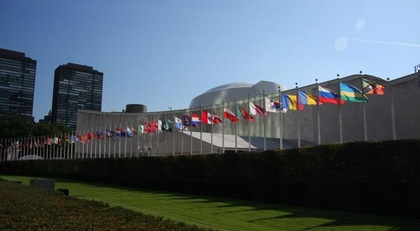
%> input picture images_object_removed/removed/ucid00001.jpg, 420 x 231 px, shrunk from 1024 x 563 before the run; its folder holds only this picture in this run
$ octave generateRemovedObjects.m   (GNU Octave 9; MATLAB toolbox functions it lacks are replaced by stand-ins)
%> lines starting %> are read from the running program, lines starting %| are printed output that depends on the picture
### code/scan_directory.m
function [sequence] = scan_directory(dir, jpeg)
%> called with dir = '../images_object_removed/removed', jpeg = true
% SCAN_DIRECTORY scans a directory for images matching the following
% pattern:
%   ucid00001.tif, ucid00002.tif, ucid00003.jpg ...
% and returns an ordered cell array of the full file paths to the images

sequence = cell(0, 0);

i = 0;
if jpeg
    mask = 'ucid%05d.jpg';
else
    mask = 'ucid%05d.tif';
end

while true
    i = i + 1;

    image_name = sprintf(mask, i);

    if ~exist(fullfile(dir, image_name), 'file')
        break;
    end;

    sequence{i} = fullfile(dir, image_name);

end;

### code/compute_features.m
function features = compute_features(I)
    spoints=[ -1 0; -1 1; -0 1;  1 1; 1 0;1 -1;0 -1; -1 -1];
    neighbors=8;
    mapping=0;
    mode='nh';

    I=rgb2gray(I);
    d=lbp(I,spoints,neighbors,mapping,mode);

    [c1, x]=Energy_features(d);
    c2=HalfSeam_features(x);
    c3=Seam_features(x);
    c4=Noise_features(d);
    features=[c1 c2 c3 c4];
end

### code/lbp.m
%LBP returns the local binary pattern image or LBP histogram of an image.
%  J = LBP(I,R,N,MAPPING,MODE) returns either a local binary pattern
%  coded image or the local binary pattern histogram of an intensity
%  image I. The LBP codes are computed using N sampling points on a
%  circle of radius R and using mapping table defined by MAPPING.
%  See the getmapping function for different mappings and use 0 for
%  no mapping. Possible values for MODE are
%       'h' or 'hist'  to get a histogram of LBP codes
%       'nh'           to get a normalized histogram
%  Otherwise an LBP code image is returned.
%
%  J = LBP(I) returns the original (basic) LBP histogram of image I
%
%  J = LBP(I,SP,MAPPING,MODE) computes the LBP codes using n sampling
%  points defined in (n * 2) matrix SP. The sampling points should be
%  defined around the origin (coordinates (0,0)).
%
%  Examples
%  --------
%       I=imread('rice.png');
%       mapping=getmapping(8,'u2');
%       H1=LBP(I,1,8,mapping,'h'); %LBP histogram in (8,1) neighborhood
%                                  %using uniform patterns
%       subplot(2,1,1),stem(H1);
%
%       H2=LBP(I);
%       subplot(2,1,2),stem(H2);
%
%       SP=[-1 -1; -1 0; -1 1; 0 -1; -0 1; 1 -1; 1 0; 1 1];
%       I2=LBP(I,SP,0,'i'); %LBP code image using sampling points in SP
%                           %and no mapping. Now H2 is equal to histogram
%                           %of I2.

function result = lbp(varargin) % image,radius,neighbors,mapping,mode)
% Version 0.3.3
% Authors: Marko Heikkil?and Timo Ahonen

% Changelog
% Version 0.3.2: A bug fix to enable using mappings together with a
% predefined spoints array
% Version 0.3.1: Changed MAPPING input to be a struct containing the mapping
% table and the number of bins to make the function run faster with high number
% of sampling points. Lauge Sorensen is acknowledged for spotting this problem.


% Check number of input arguments.
error(nargchk(1,5,nargin));

image=varargin{1};
d_image=double(image);

if nargin==1
    spoints=[-1 -1; -1 0; -1 1; 0 -1; -0 1; 1 -1; 1 0; 1 1];
    neighbors=8;
    mapping=0;
    mode='h';
end

if (nargin == 2) && (length(varargin{2}) == 1)
    error('Input arguments');
end

if (nargin > 2) && (length(varargin{2}) == 1)
    radius=varargin{2};
    neighbors=varargin{3};

    spoints=zeros(neighbors,2);

    % Angle step.
    a = 2*pi/neighbors;

    for i = 1:neighbors
        spoints(i,1) = -radius*sin((i-1)*a);
        spoints(i,2) = radius*cos((i-1)*a);
    end

    if(nargin >= 4)
        mapping=varargin{4};
        if(isstruct(mapping) && mapping.samples ~= neighbors)
            error('Incompatible mapping');
        end
    else
        mapping=0;
    end

    if(nargin >= 5)
        mode=varargin{5};
    else
        mode='h';
    end
end

if (nargin > 1) && (length(varargin{2}) > 1)
    spoints=varargin{2};
    neighbors=size(spoints,1);

    if(nargin >= 3)
        mapping=varargin{3};
        if(isstruct(mapping) && mapping.samples ~= neighbors)
            error('Incompatible mapping');
        end
    else
        mapping=0;
    end

    if(nargin >= 4)
        mode=varargin{4};
    else
        mode='h';
    end
end

% Determine the dimensions of the input image.
[ysize xsize] = size(image);


miny=min(spoints(:,1));
maxy=max(spoints(:,1));
minx=min(spoints(:,2));
maxx=max(spoints(:,2));

% Block size, each LBP code is computed within a block of size bsizey*bsizex
bsizey=ceil(max(maxy,0))-floor(min(miny,0))+1;
bsizex=ceil(max(maxx,0))-floor(min(minx,0))+1;

% Coordinates of origin (0,0) in the block
origy=1-floor(min(miny,0));
origx=1-floor(min(minx,0));

% Minimum allowed size for the input image depends
% on the radius of the used LBP operator.
if(xsize < bsizex || ysize < bsizey)
  error('Too small input image. Should be at least (2*radius+1) x (2*radius+1)');
end

% Calculate dx and dy;
dx = xsize - bsizex;
dy = ysize - bsizey;

% Fill the center pixel matrix C.
C = image(origy:origy+dy,origx:origx+dx);
d_C = double(C);

bins = 2^neighbors;

% Initialize the result matrix with zeros.
result=zeros(dy+1,dx+1);

%Compute the LBP code image

for i = 1:neighbors
  y = spoints(i,1)+origy;
  x = spoints(i,2)+origx;
  % Calculate floors, ceils and rounds for the x and y.
  fy = floor(y); cy = ceil(y); ry = round(y);
  fx = floor(x); cx = ceil(x); rx = round(x);
  % Check if interpolation is needed.
  if (abs(x - rx) < 1e-6) && (abs(y - ry) < 1e-6)
    % Interpolation is not needed, use original datatypes
    N = image(ry:ry+dy,rx:rx+dx);
    D = N >= C;
  else
    % Interpolation needed, use double type images
    ty = y - fy;
    tx = x - fx;

    % Calculate the interpolation weights.
    w1 = roundn((1 - tx) * (1 - ty),-6);
    w2 = roundn(tx * (1 - ty),-6);
    w3 = roundn((1 - tx) * ty,-6) ;
    % w4 = roundn(tx * ty,-6) ;
    w4 = roundn(1 - w1 - w2 - w3, -6);

    % Compute interpolated pixel values
    N = w1*d_image(fy:fy+dy,fx:fx+dx) + w2*d_image(fy:fy+dy,cx:cx+dx) + ...
w3*d_image(cy:cy+dy,fx:fx+dx) + w4*d_image(cy:cy+dy,cx:cx+dx);
    N = roundn(N,-4);
    D = N >= d_C;
  end
  % Update the result matrix.
  v = 2^(i-1);
  result = result + v*D;
end

%Apply mapping if it is defined
if isstruct(mapping)
    bins = mapping.num;
    for i = 1:size(result,1)
        for j = 1:size(result,2)
            result(i,j) = mapping.table(result(i,j)+1);
        end
    end
end

if (strcmp(mode,'h') || strcmp(mode,'hist') || strcmp(mode,'nh'))
    % Return with LBP histogram if mode equals 'hist'.
    result=hist(result(:),0:(bins-1));
    if (strcmp(mode,'nh'))
        result=result/sum(result);
    end
else
    %Otherwise return a matrix of unsigned integers
    if ((bins-1)<=intmax('uint8'))
        result=uint8(result);
    elseif ((bins-1)<=intmax('uint16'))
        result=uint16(result);
    else
        result=uint32(result);
    end
end

end

% [17 lines left out: function roundn, not called in this run]

### code/Energy_features.m
function [E Emap]=Energy_features(image_file)
%E为灰度图
% input_img=imread(image_file);
% input_img=imread('1.jpg');
% gray_img= double(rgb2gray(input_img));
input_img=im2double(image_file);
[rows cols dim]=size(input_img);
%sobel operator used to calculate gradient image
Grd=[ -1 -2 -1;
       0  0  0;
       1  2  1];
for i=1:dim
    Eh(:,:,i)=conv2(input_img(:,:,i),Grd,'same');
    Ev(:,:,i)=conv2(input_img(:,:,i),Grd.','same');
    E(:,:,i)=abs(Eh(:,:,i))+abs(Ev(:,:,i));
    Ed(:,:,i)=abs(Eh(:,:,i))-abs(Ev(:,:,i));
%     E(:,:,i)=conv2(X(:,:,i),Grd1,'same');
end
  %finds average gradient image if RGB image
Emap=1/dim*sum(E,3);

Ecolumn=1/(rows*cols)*sum(sum(1/dim*sum(abs(Eh),3)));
Erow=1/(rows*cols)*sum(sum(1/dim*sum(abs(Ev),3)));
Emean=1/(rows*cols)*sum(sum(1/dim*sum(abs(E),3)));
Ediff=1/(rows*cols)*sum(sum(1/dim*sum(abs(Ed),3)));

E=[Ecolumn Erow Emean Ediff];

end

### code/HalfSeam_features.m
function S=HalfSeam_features(x)
%输入X为Energy_features的第二个输入E
[rows cols]=size(x);

Mv=zeros(rows,cols);
Mh=zeros(rows,cols);
Mv(1,:)=x(1,:);
Mh(:,1)=x(:,1);
%verticalseam
for i=2:rows
    for j=1:cols
        if j-1<1
            Mv(i,j)= x(i,j)+min([Mv(i-1,j),Mv(i-1,j+1)]);
        elseif j+1>cols
            Mv(i,j)= x(i,j)+min([Mv(i-1,j-1),Mv(i-1,j)]);
        else
            Mv(i,j)= x(i,j)+min([Mv(i-1,j-1),Mv(i-1,j),Mv(i-1,j+1)]);
        end
    end
end


Mv_min1=min(Mv(round(rows/5),:));
Mv_max1=max(Mv(round(rows/5),:));
Mv_mean1=1/cols*sum(Mv(round(rows/5),:));

Mv_min2=min(Mv(round(rows*2/5),:));
Mv_max2=max(Mv(round(rows*2/5),:));
Mv_mean2=1/cols*sum(Mv(round(rows*2/5),:));

Mv_min3=min(Mv(round(rows*3/5),:));
Mv_max3=max(Mv(round(rows*3/5),:));
Mv_mean3=1/cols*sum(Mv(round(rows*3/5),:));

Mv_min4=min(Mv(round(rows*4/5),:));
Mv_max4=max(Mv(round(rows*4/5),:));
Mv_mean4=1/cols*sum(Mv(round(rows*4/5),:));


% horizontalseam
for j=2:cols
    for i=1:rows
        if i-1<1
            Mh(i,j)= x(i,j)+min([Mh(i,j-1),Mh(i+1,j-1)]);
        elseif i+1>rows
            Mh(i,j)= x(i,j)+min([Mh(i-1,j-1),Mh(i,j-1)]);
        else
            Mh(i,j)= x(i,j)+min([Mh(i-1,j-1),Mh(i,j-1),Mh(i+1,j-1)]);
        end
    end
end

Mh_min1=min(Mh(round(rows/5),:));
Mh_max1=max(Mh(round(rows/5),:));
Mh_mean1=1/cols*sum(Mh(round(rows/5),:));

Mh_min2=min(Mh(round(rows*2/5),:));
Mh_max2=max(Mh(round(rows*2/5),:));
Mh_mean2=1/cols*sum(Mh(round(rows*2/5),:));

Mh_min3=min(Mh(round(rows*3/5),:));
Mh_max3=max(Mh(round(rows*3/5),:));
Mh_mean3=1/cols*sum(Mh(round(rows*3/5),:));

Mh_min4=min(Mh(round(rows*4/5),:));
Mh_max4=max(Mh(round(rows*4/5),:));
Mh_mean4=1/cols*sum(Mh(round(rows*4/5),:));

% S=[Mv_min Mv_max Mv_mean Mv_std Mv_diff Mh_min Mh_max Mh_mean Mh_std Mh_diff Mv_min Mv_max Mv_mean];
S=[Mv_min1 Mv_min2 Mv_min3 Mv_min4 Mv_max1 Mv_max2 Mv_max3 Mv_max4 Mv_mean1 Mv_mean2 Mv_mean3 Mv_mean4...
   Mh_min1 Mh_min2 Mh_min3 Mh_min4 Mh_max1 Mh_max2 Mh_max3 Mh_max4 Mh_mean1 Mh_mean2 Mh_mean3 Mh_mean4];

end

### code/Seam_features.m
function S=Seam_features(x)
%输入X为Energy_features的第二个输入E
[rows cols]=size(x);

Mv=zeros(rows,cols);
Mh=zeros(rows,cols);
Mv(1,:)=x(1,:);
Mh(:,1)=x(:,1);
%verticalseam
for i=2:rows
    for j=1:cols
        if j-1<1
            Mv(i,j)= x(i,j)+min([Mv(i-1,j),Mv(i-1,j+1)]);
        elseif j+1>cols
            Mv(i,j)= x(i,j)+min([Mv(i-1,j-1),Mv(i-1,j)]);
        else
            Mv(i,j)= x(i,j)+min([Mv(i-1,j-1),Mv(i-1,j),Mv(i-1,j+1)]);
        end
    end
end
Mv_min=min(Mv(rows,:));
Mv_max=max(Mv(rows,:));
Mv_mean=1/cols*sum(Mv(rows,:));
if  mod(rows,2)==0
Mv_min1=min(Mv(rows/2,:));
Mv_max1=max(Mv(rows/2,:));
Mv_mean1=1/cols*sum(Mv(rows/2,:));
else
Mv_min1=min(Mv((rows+1)/2,:));
Mv_max1=max(Mv((rows+1)/2,:));
Mv_mean1=1/cols*sum(Mv((rows+1)/2,:));
end

cc=0;
for j=1:cols
    cc=cc+(Mv_mean-Mv(rows,j))^2;
end
Mv_std=(1/cols*cc)^(1/2);
Mv_diff=Mv_max-Mv_min;
% horizontalseam
for j=2:cols
    for i=1:rows
        if i-1<1
            Mh(i,j)= x(i,j)+min([Mh(i,j-1),Mh(i+1,j-1)]);
        elseif i+1>rows
            Mh(i,j)= x(i,j)+min([Mh(i-1,j-1),Mh(i,j-1)]);
        else
            Mh(i,j)= x(i,j)+min([Mh(i-1,j-1),Mh(i,j-1),Mh(i+1,j-1)]);
        end
    end
end
Mh_min=min(Mh(:,cols));
Mh_max=max(Mh(:,cols));
Mh_mean=1/rows*sum(Mh(:,cols));
if  mod(cols,2)==0
Mh_min1=min(Mh(:,cols/2));
Mh_max1=max(Mh(:,cols/2));
Mh_mean1=1/rows*sum(Mh(:,cols/2));
else
Mh_min1=min(Mh(:,(cols+1)/2));
Mh_max1=max(Mh(:,(cols+1)/2));
Mh_mean1=1/rows*sum(Mh(:,(cols+1)/2));
end

dd=0;
for i=1:rows
    dd=dd+(Mh_mean-Mh(i,cols))^2;
end
Mh_std=(1/rows*dd)^(1/2);
Mh_diff=Mh_max-Mh_min;


% S=[Mv_min Mv_max Mv_mean Mv_std Mv_diff Mh_min Mh_max Mh_mean Mh_std Mh_diff Mv_min Mv_max Mv_mean];
S=[Mv_min Mv_max Mv_mean Mv_std Mv_diff Mh_min Mh_max Mh_mean Mh_std Mh_diff ...
    Mv_min1 Mv_max1 Mv_mean1 Mh_min1 Mh_max1 Mh_mean1];

end

### code/Noise_features.m
function N=Noise_features(image_file)

% input_img=imread(image_file);
% gray_img=rgb2gray(input_img);
gray_img=im2double(image_file);
[rows cols]=size(gray_img);

[F,noise]=wiener2(gray_img,[5,5]);
N_img=gray_img-F;

N_mean=1/(rows*cols)*sum(sum(N_img));

bb=0;
ee=0;
ff=0;
number=1/(rows*cols);
for i=1:rows
    for j=1:cols
      bb=bb+(N_img(i,j)-N_mean)^2;
    end
end
bb=double(bb);
N_std=sqrt(number*bb);

for i=1:rows
    for j=1:cols
       ee=ee+(1/N_std*(N_img(i,j)-N_mean)).^3;
       ff=ff+(1/N_std*(N_img(i,j)-N_mean)).^4;
    end
end
N_skewness=number*ee;
N_kurtosis=number*ff;

N=[N_mean N_std N_skewness N_kurtosis];
end

### code/generateRemovedObjects.m
%% PARAMETERS
dir = '../images_object_removed/removed';
dir2 = '../images_object_removed/control';
%% PREPARE IMAGES

image_paths = scan_directory(dir, true);
image_paths2 = scan_directory(dir2, true);

% Read corresponding images
train_images = cell(size(image_paths));
control_images = cell(size(image_paths2));

for i = 1:numel(image_paths)
   train_images{i} = imread(image_paths{i});
end

for i = 1:numel(image_paths2)
   control_images{i} = imread(image_paths2{i});
end

disp('Finished reading images!');

%% COMPUTING FEATURES

% Compute features for original TRAIN images
featuresOriginalTrain = zeros(numel(train_images), 48);
featuresOriginalControl = zeros(numel(control_images), 48);

for i = 1:numel(train_images)
   featuresOriginalTrain(i,:) = compute_features(train_images{i});
end
%> this loop made 1 pass
%> pass 1, in compute_features, `I=rgb2gray(I);`:
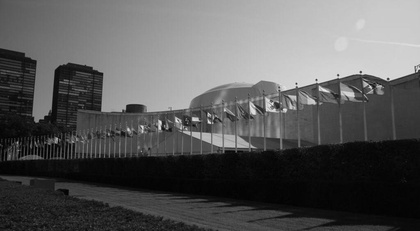
%> I: size 231x420 uint8; min 0, max 239, mean 90.3
%> pass 1, in lbp, `C = image(origy:origy+dy,origx:origx+dx);`:
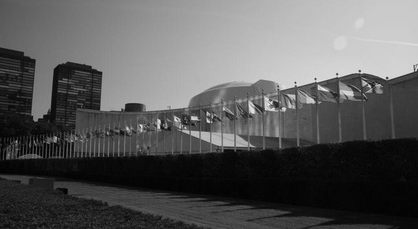
%> C: size 229x418 uint8; min 0, max 239, mean 90.4
%> after the loop, featuresOriginalTrain = 48 values, max 424.2 at index 35, min -0.21 at index 47, mean 144.1

for i = 1:numel(control_images)
   featuresOriginalControl(i,:) = compute_features(control_images{i});
end
%> this loop made 1 pass
%> pass 1, in lbp (call 2), `result=uint8(result);`:
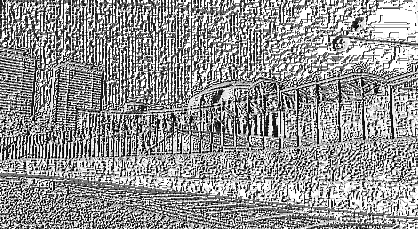
%> result: size 229x418 uint8; min 0, max 255, mean 149
%> pass 1, in Energy_features (call 2), `Emap=1/dim*sum(E,3);`:
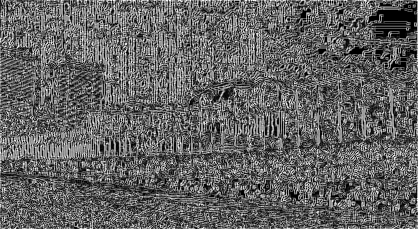
%> Emap: size 229x418 double; min 0, max 5.98, mean 2.33; drawn with min black and max white
%> after the loop, featuresOriginalControl has the same summary as featuresOriginalTrain

disp('Finished computing features on ORIGINAL train images!');

%% WRITE DATA
libsvmwrite(strcat(dir, '/removed_objects_control.lsvm'),[ones(numel(train_images), 1) ; zeros(numel(control_images),1)],[sparse(featuresOriginalTrain);sparse(featuresOriginalControl)]);
